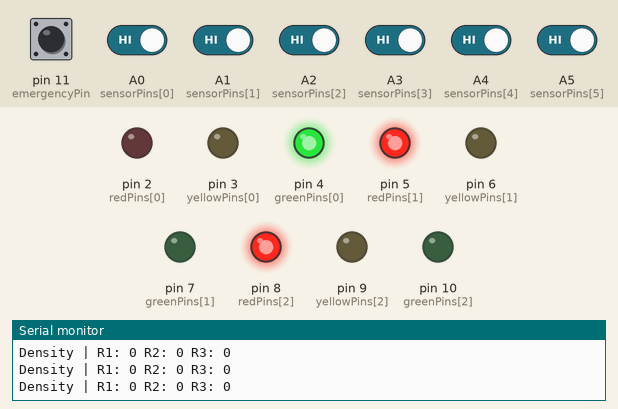
This sketch was run on a simulated Arduino Uno, built with avr-gcc and run on an emulated ATmega328P. Shown: output pins drawn as LEDs (lit = HIGH), the last lines printed to the serial monitor. The inputs (shaded band) are chosen by the test bench; at power-on: A0 (sensorPins[0]), A1 (sensorPins[1]), A2 (sensorPins[2]), A3 (sensorPins[3]), A4 (sensorPins[4]), A5 (sensorPins[5]), pin 11 (emergencyPin) HIGH.

Above: at 1.2 s.
1.3 s: pin 11 (emergencyPin) pulled LOW for 0.25 s
At 2.0 s:
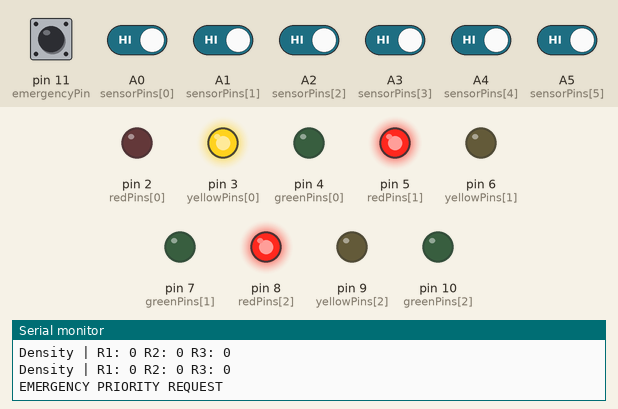
4.5 s: pin 11 (emergencyPin) pulled LOW for 1 s
At 6.65 s:
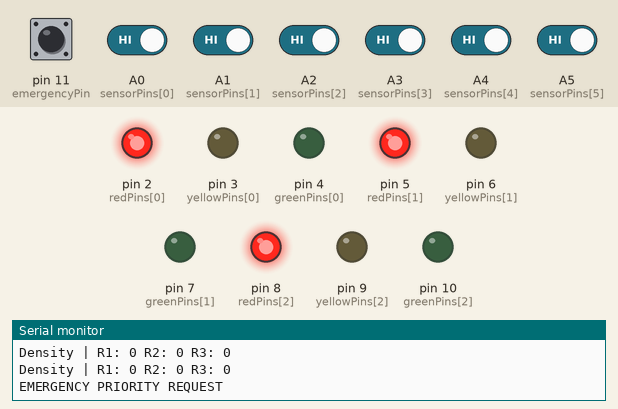
8.3 s: A2 (sensorPins[2]) driven LOW
At 14.21 s:
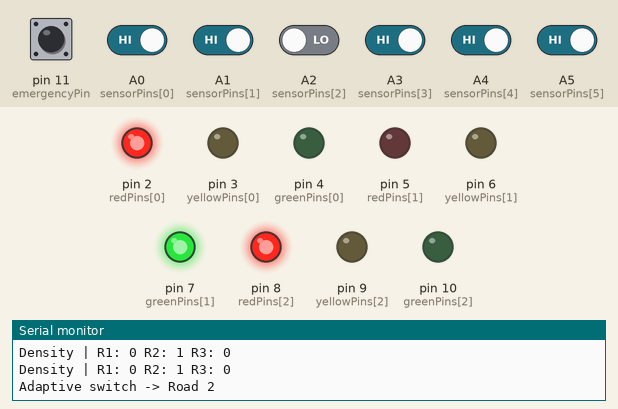
14.3 s: pin 11 (emergencyPin) pulled LOW for 0.25 s
At 14.8 s:
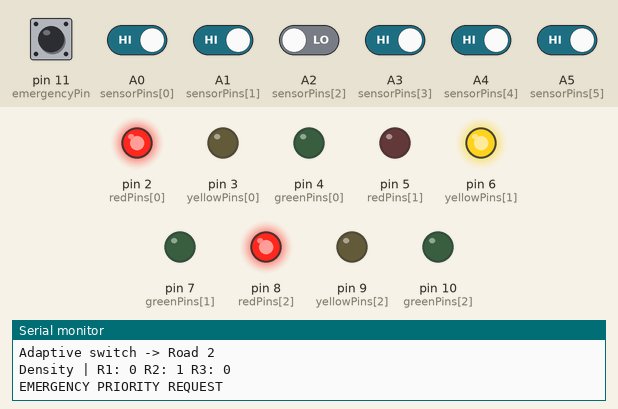
Timing chart, 0 to 18.1 s (numbered marks = the images above; inputs shaded):
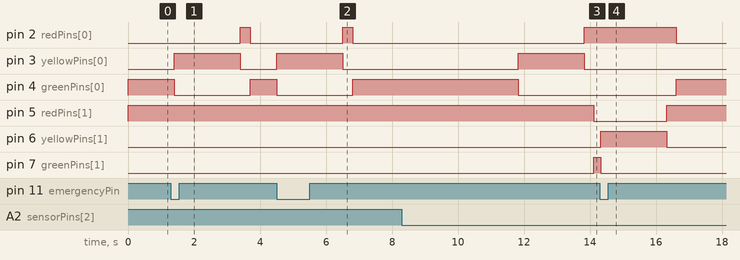

The sketch:

traffinet_controller.ino
```cpp
/*
  TRAFFINET - Smart Adaptive Traffic Management Prototype

  Hardware concept:
  - Arduino UNO
  - 6 IR vehicle-density sensors
  - 3 traffic signal groups
  - Optional emergency-priority input

  IMPORTANT:
  The exact physical pin routing can differ from the prototype image.
  Verify every pin against your actual wiring before powering the circuit.

  Sensor convention:
  LOW  = vehicle detected
  HIGH = no vehicle detected

  Signal groups:
  Group 0 = Road A
  Group 1 = Road B
  Group 2 = Road C
*/

const byte NUM_ROADS = 3;
const byte NUM_SENSORS = 6;

// Two IR sensors per road: entry/queue points.
const byte sensorPins[NUM_SENSORS] = {A0, A1, A2, A3, A4, A5};

// Road A: R=2, Y=3, G=4
// Road B: R=5, Y=6, G=7
// Road C: R=8, Y=9, G=10
const byte redPins[NUM_ROADS]   = {2, 5, 8};
const byte yellowPins[NUM_ROADS]= {3, 6, 9};
const byte greenPins[NUM_ROADS] = {4, 7, 10};

// Optional emergency input.
// Connect a push button/signal to this pin if you want to demo priority.
// INPUT_PULLUP: LOW means emergency request is active.
const byte emergencyPin = 11;

const unsigned long MIN_GREEN_MS = 5000;
const unsigned long MAX_GREEN_MS = 12000;
const unsigned long YELLOW_MS = 2000;

int roadDensity[NUM_ROADS] = {0, 0, 0};
int activeRoad = 0;
unsigned long greenStartedAt = 0;

void setup() {
  Serial.begin(9600);

  for (byte i = 0; i < NUM_SENSORS; i++) {
    pinMode(sensorPins[i], INPUT);
  }

  for (byte r = 0; r < NUM_ROADS; r++) {
    pinMode(redPins[r], OUTPUT);
    pinMode(yellowPins[r], OUTPUT);
    pinMode(greenPins[r], OUTPUT);
  }

  pinMode(emergencyPin, INPUT_PULLUP);

  allRed();
  setGreen(activeRoad);
  greenStartedAt = millis();

  Serial.println(F("TRAFFINET controller started."));
}

void loop() {
  readTrafficDensity();
  printStatus();

  if (digitalRead(emergencyPin) == LOW) {
    emergencyPriority();
    return;
  }

  int busiestRoad = selectBusiestRoad();

  unsigned long greenElapsed = millis() - greenStartedAt;

  // Keep the current road green for the minimum safe demonstration period.
  if (greenElapsed < MIN_GREEN_MS) {
    delay(200);
    return;
  }

  // Switch if another road is busier, or if the maximum green duration is reached.
  if (busiestRoad != activeRoad &&
      roadDensity[busiestRoad] > roadDensity[activeRoad]) {

    changeToRoad(busiestRoad);
  }
  else if (greenElapsed >= MAX_GREEN_MS) {
    changeToRoad(busiestRoad);
  }

  delay(200);
}

void readTrafficDensity() {
  // Two sensors represent each road.
  // A LOW reading means a vehicle is detected.
  roadDensity[0] = (digitalRead(sensorPins[0]) == LOW) +
                   (digitalRead(sensorPins[1]) == LOW);

  roadDensity[1] = (digitalRead(sensorPins[2]) == LOW) +
                   (digitalRead(sensorPins[3]) == LOW);

  roadDensity[2] = (digitalRead(sensorPins[4]) == LOW) +
                   (digitalRead(sensorPins[5]) == LOW);
}

int selectBusiestRoad() {
  int best = 0;

  for (byte r = 1; r < NUM_ROADS; r++) {
    if (roadDensity[r] > roadDensity[best]) {
      best = r;
    }
  }

  return best;
}

void changeToRoad(int nextRoad) {
  if (nextRoad == activeRoad) {
    return;
  }

  // Safe transition: current green -> yellow -> all red -> next green.
  digitalWrite(greenPins[activeRoad], LOW);
  digitalWrite(yellowPins[activeRoad], HIGH);
  delay(YELLOW_MS);
  digitalWrite(yellowPins[activeRoad], LOW);

  allRed();
  delay(300);

  activeRoad = nextRoad;
  setGreen(activeRoad);
  greenStartedAt = millis();

  Serial.print(F("Adaptive switch -> Road "));
  Serial.println(activeRoad + 1);
}

void emergencyPriority() {
  Serial.println(F("EMERGENCY PRIORITY REQUEST"));

  // Demonstration behavior: clear current green and give priority
  // to Road A. In a real system, the emergency route would be
  // determined from vehicle location and intersection topology.

  digitalWrite(greenPins[activeRoad], LOW);
  digitalWrite(yellowPins[activeRoad], HIGH);
  delay(YELLOW_MS);
  digitalWrite(yellowPins[activeRoad], LOW);

  allRed();
  delay(300);

  activeRoad = 0;
  setGreen(activeRoad);
  greenStartedAt = millis();

  Serial.println(F("Emergency route -> Road 1 GREEN"));

  // Wait for request to be released.
  while (digitalRead(emergencyPin) == LOW) {
    delay(50);
  }
}

void allRed() {
  for (byte r = 0; r < NUM_ROADS; r++) {
    digitalWrite(redPins[r], HIGH);
    digitalWrite(yellowPins[r], LOW);
    digitalWrite(greenPins[r], LOW);
  }
}

void setGreen(byte road) {
  for (byte r = 0; r < NUM_ROADS; r++) {
    digitalWrite(redPins[r], r == road ? LOW : HIGH);
    digitalWrite(yellowPins[r], LOW);
    digitalWrite(greenPins[r], r == road ? HIGH : LOW);
  }
}

void printStatus() {
  Serial.print(F("Density | R1: "));
  Serial.print(roadDensity[0]);
  Serial.print(F(" R2: "));
  Serial.print(roadDensity[1]);
  Serial.print(F(" R3: "));
  Serial.println(roadDensity[2]);
}
```

Measured:
- after the input at 1.3 s, pin 2 (redPins[0]): LOW → HIGH after 2.1 s, → LOW 0.30 s later; pin 3 (yellowPins[0]): LOW → HIGH after 0.10 s, → LOW 2.0 s later; pin 4 (greenPins[0]): HIGH → LOW after 0.10 s, → HIGH 2.3 s later
- after the input at 4.5 s, pin 2 (redPins[0]): LOW → HIGH after 2.0 s, → LOW 0.30 s later; pin 3 (yellowPins[0]): LOW → HIGH at once, → LOW 2.0 s later; pin 4 (greenPins[0]): HIGH → LOW at once, → HIGH 2.3 s later
- after the input at 8.3 s, pin 2 (redPins[0]): LOW → HIGH after 5.5 s; pin 3 (yellowPins[0]): LOW → HIGH after 3.5 s, → LOW 2.0 s later; pin 4 (greenPins[0]): HIGH → LOW after 3.5 s; pin 5 (redPins[1]): HIGH → LOW after 5.8 s; pin 7 (greenPins[1]): LOW → HIGH after 5.8 s
- after the input at 14.3 s, pin 2 (redPins[0]): HIGH → LOW after 2.3 s; pin 4 (greenPins[0]): LOW → HIGH after 2.3 s; pin 5 (redPins[1]): LOW → HIGH after 2.0 s; pin 6 (yellowPins[1]): LOW → HIGH at once, → LOW 2.0 s later; pin 7 (greenPins[1]): HIGH → LOW at once
